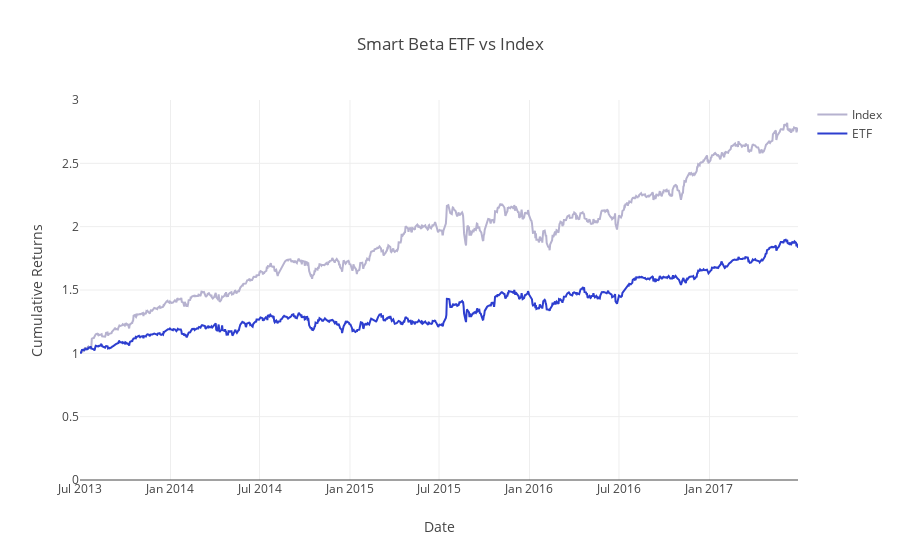

Source (notebook cell):
### Code cell
project_helper.plot_benchmark_returns(index_weighted_cumulative_returns, etf_weighted_cumulative_returns, 'Smart Beta ETF vs Index')

### Figure 1 — Plotly figure (JSON) as saved in the notebook; plotly's stock layout.template omitted (floating-point values rounded to 4 significant figures; data arrays with more than 128 entries replaced by an {"elided": "..."} marker saying what was removed)
{"data": [{"line": {"color": "#B6B2CF"}, "name": "Index", "type": "scatter", "x": {"elided": "1009 str values"}, "y": {"elided": "1009 float values"}}, {"line": {"color": "#2D3ECF"}, "name": "ETF", "type": "scatter", "x": {"elided": "1009 str values"}, "y": {"elided": "1009 float values"}}], "layout": {"title": "Smart Beta ETF vs Index", "xaxis": {"title": "Date"}, "yaxis": {"range": [0, 3], "title": "Cumulative Returns"}}}
